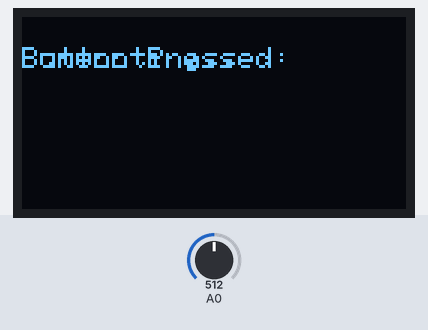
Simulated run of this sketch. Board: ESP8266 (NodeMCU). On the bench: 128×64 one-colour display. The test bench sets the inputs (shaded band); at power-on: A0 = 512. WiFi joins after 1.5 s; servers stay silent unless stated; the display library's start-up logo is not drawn; what the sketch prints to the serial monitor is not drawn.

Above: at 4.6 s.
4.7 s: A0 set to 490
At 11.4 s:
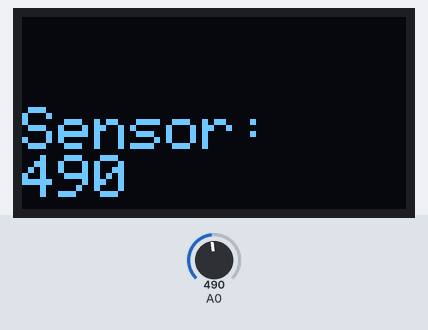
11.9 s: A0 set to 510
At 19.6 s:
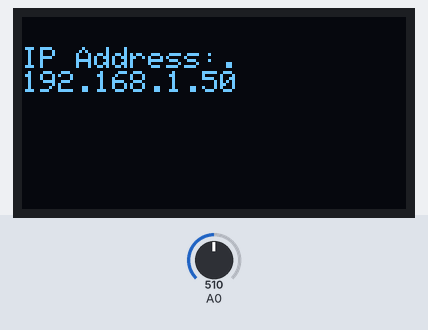
20.2 s: A0 set to 306
At 27.2 s:
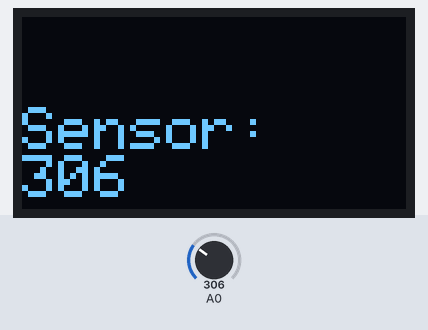
28.0 s: A0 set to 511
At 32.7 s:
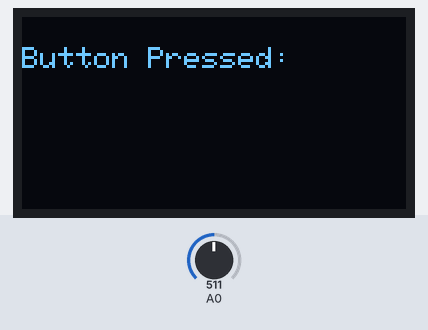
Timing chart, 0 to 34.2 s (numbered marks = the images above; inputs shaded):
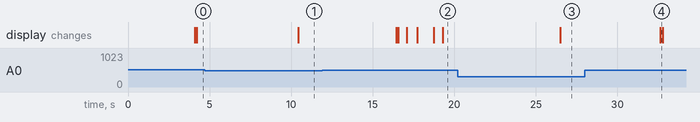

Measured:
- the behaviour switches between 501 and 500 on A0 (found by bisection; images 0 and 1)
- after the input at 4.7 s, the display: changes after 5.7 s (image 1)
- after the input at 11.9 s, the display: first changes after 4.5 s (image 2 shows a later state)
- after the input at 20.2 s, the display: changes after 6.3 s (image 3)
- after the input at 28.0 s, the display: changes after 4.6 s (image 4)

The sketch:

Nodemcu_IFTTT_Oled_T1.ino
```cpp
#include <ESP8266WiFi.h>
#include <WiFiUdp.h>
#include <WiFiClient.h>
#include <ESP8266WebServer.h>
#include <ESP8266mDNS.h>
#include "Wire.h"
#include "Adafruit_GFX.h"
#include "Adafruit_SSD1306.h"
#define OLED_RESET LED_BUILTIN
Adafruit_SSD1306 display(OLED_RESET);
const char* ssid = "lucky";
const char* password = "laxmish53";
int button = 16;            //GPIO 16
int LED = LED_BUILTIN;              // Builtin LED of ESP8266-12E board
const char* host = "maker.ifttt.com";     //IFTTT channel address
int buttonState = LOW;
int value = 1;
int flag = 0;
void setup()   {
  Serial.begin(115200);
  // initialize digital pin LED_BUILTIN as an output.
  pinMode(button, INPUT);
  pinMode(LED, OUTPUT);
  digitalWrite(LED, HIGH); // By default Off state
  // by default, we'll generate the high voltage from the 3.3v line internally! (neat!)
  display.begin(SSD1306_SWITCHCAPVCC, 0x3c);  // initialize with the I2C addr 0x3D (for the 128x64)
  display.display();
  delay(2000);
  // Clear the buffer.
  display.clearDisplay();
}

void loop() {
  int sensorValue = analogRead(A0);
  if (sensorValue > 500)
  {
    digitalWrite(LED, HIGH);   // turn the LED on (HIGH is the voltage level)
    delay(1000);                       // wait for a second
    digitalWrite(LED, LOW);    // turn the LED off by making the voltage LOW
    delay(1000);                       // wait for a second
    if (value == 1) {
      WiFi.disconnect();
      Serial.println("Button Pressed");
      display.setTextSize(1);
      display.setTextColor(WHITE);
      display.setCursor(0, 10);
      display.println("Button Pressed:");
      display.display();
      delay(100);
      WiFi.mode(WIFI_AP);
      WiFi.begin(ssid, password); // connecting to wifi
      if (flag == 1) {
        //Init WiFi as Station, start SmartConfig
        WiFi.mode(WIFI_AP_STA);
        WiFi.beginSmartConfig();
        //Wait for SmartConfig packet from mobile
        Serial.println("Waiting for SmartConfig.");
        display.setTextSize(1);
        display.setTextColor(WHITE);
        display.setCursor(0, 10);
        display.println("Waiting for SmartConfig.");
        display.display();
        delay(500);
        display.clearDisplay();
        while (!WiFi.smartConfigDone()) {
          delay(500);
          Serial.print(".");
          display.setTextSize(1);
          display.setTextColor(WHITE);
          display.setCursor(0, 10);
          display.println(".");
          display.display();
          delay(100);
        }
        display.clearDisplay();
        Serial.println("");
        Serial.println("SmartConfig received.");
        display.setTextSize(1);
        display.setTextColor(WHITE);
        display.setCursor(0, 10);
        display.println("SmartConfig received.");
        display.display();
        delay(100);
        display.clearDisplay();
        Serial.println("Waiting for WiFi");
        //Wait for WiFi to connect to AP
        delay(500);
        Serial.print(".");
        Serial.println("WiFi Connected.");

        flag = 0;
      }
       if(WiFi.status() != WL_CONNECTED) {
        Serial.println("Conencting");
        display.setTextSize(1);
        display.setTextColor(WHITE);
        display.setCursor(0, 10);
        display.println("Conencting..");
        display.display();
        delay(1000);
        display.clearDisplay();
        flag = 1;
      }
   if(WiFi.status() == WL_CONNECTED) {
    Serial.println("WiFi Connected.");
      display.setTextSize(1);
      display.setTextColor(WHITE);
      display.setCursor(0, 10);
      display.println("WiFi Connected...");
      display.display();
      delay(500);
      display.clearDisplay();
      flag = 0;
      Serial.print("IP Address: ");
      Serial.println(WiFi.localIP());
      display.setTextSize(1);
      display.setTextColor(WHITE);
      display.setCursor(0, 10);
      display.println("IP Address:.");
      display.println(WiFi.localIP());
      display.display();
      delay(2000);
      display.clearDisplay();
      digitalWrite(LED, LOW); // LED turns On
   }

      WiFiClient client;
      const int httpPort = 80;
      if (!client.connect(host, httpPort)) {
        Serial.println("Weak Network");
        return;
      }
      // We now create a URI for the request
      String url = "https://maker.ifttt.com/trigger/button_pressed/with/key/kdBNr-fiqACjPzsU7wLwx8eM52HNo7rXUxEEJDEaVD5";   //our link to trigger the event with special key and event name

      // This will send the request to the server
      client.print(String("GET ") + url + " HTTP/1.1\r\n" + "Host: " + host + "\r\n" + "Connection: close\r\n\r\n");  // GET request

      value = 0;
      delay(5000);
      digitalWrite(LED, HIGH); // LED turns Off
    }
    else {
    value = 1;
    delay(500);}
  }
  else {
    digitalWrite(LED, HIGH);    // turn the LED off by making the voltage LOW// print out the value you read:
  Serial.println(sensorValue);
  display.setTextSize(2);
  display.setTextColor(WHITE);
  display.setCursor(0, 30);
  display.println("Sensor:");
  display.println(sensorValue);
  display.display();
  delay(100);

    // Clear the buffer.
    display.clearDisplay();
  }
}
```
